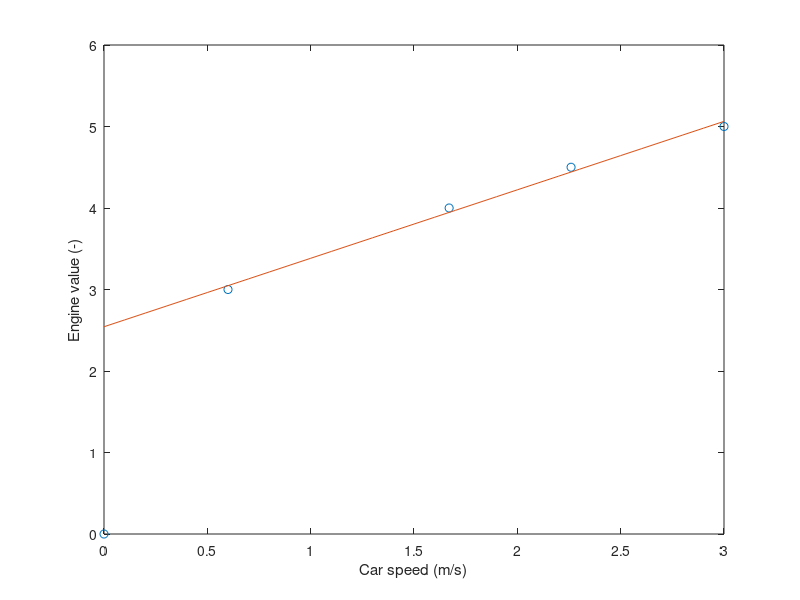

Write MATLAB code to recreate this figure.
u = [0 3 4 4.5 5];
v = [0 0.6 1.67 2.26 3];

x = 0:0.1:3;
f = 0.84*x+2.543;
plot(v, u, 'o', x, f)
xlabel('Car speed (m/s)');
ylabel('Engine value (-)');
% f = fit(v', u', 'poly1')